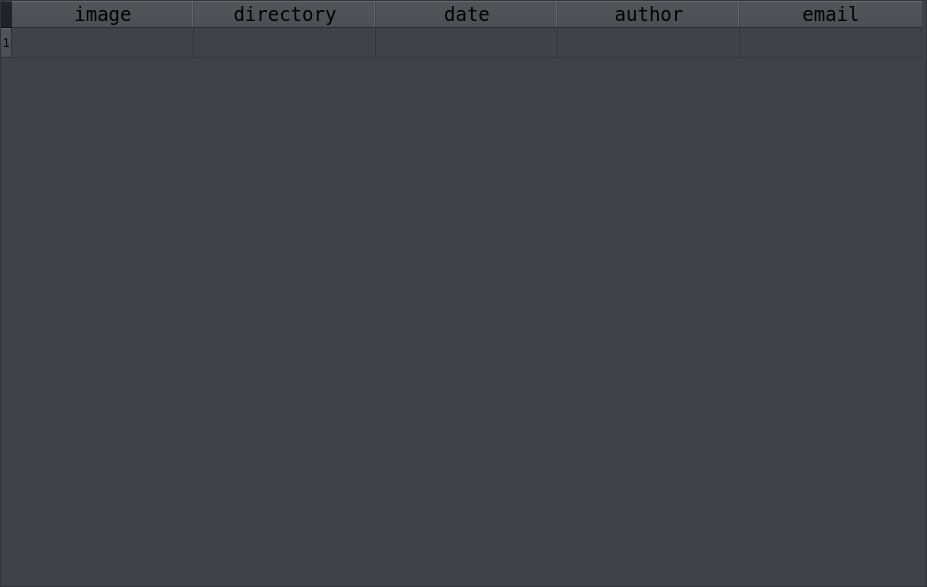
<?xml version="1.0" encoding="UTF-8"?>
<ui version="4.0">
 <class>Dialog</class>
 <widget class="QDialog" name="Dialog">
  <property name="geometry">
   <rect>
    <x>0</x>
    <y>0</y>
    <width>927</width>
    <height>587</height>
   </rect>
  </property>
  <property name="minimumSize">
   <size>
    <width>927</width>
    <height>587</height>
   </size>
  </property>
  <property name="maximumSize">
   <size>
    <width>927</width>
    <height>587</height>
   </size>
  </property>
  <property name="windowTitle">
   <string>Select the settings</string>
  </property>
  <property name="styleSheet">
   <string notr="true">background: rgb(23, 27, 33)</string>
  </property>
  <widget class="QTableWidget" name="tableWidget">
   <property name="geometry">
    <rect>
     <x>0</x>
     <y>0</y>
     <width>927</width>
     <height>587</height>
    </rect>
   </property>
   <property name="minimumSize">
    <size>
     <width>927</width>
     <height>587</height>
    </size>
   </property>
   <property name="maximumSize">
    <size>
     <width>927</width>
     <height>587</height>
    </size>
   </property>
   <property name="font">
    <font>
     <family>Terminal</family>
     <pointsize>14</pointsize>
    </font>
   </property>
   <property name="styleSheet">
    <string notr="true">background-color: rgb(63, 67, 73);
selection-color: rgb(47, 62, 59);
alternate-background-color: rgb(43, 47, 53);
</string>
   </property>
   <property name="frameShape">
    <enum>QFrame::StyledPanel</enum>
   </property>
   <property name="frameShadow">
    <enum>QFrame::Raised</enum>
   </property>
   <property name="lineWidth">
    <number>2</number>
   </property>
   <property name="midLineWidth">
    <number>1</number>
   </property>
   <property name="alternatingRowColors">
    <bool>true</bool>
   </property>
   <property name="wordWrap">
    <bool>true</bool>
   </property>
   <property name="cornerButtonEnabled">
    <bool>true</bool>
   </property>
   <property name="rowCount">
    <number>1</number>
   </property>
   <property name="columnCount">
    <number>5</number>
   </property>
   <attribute name="horizontalHeaderVisible">
    <bool>true</bool>
   </attribute>
   <attribute name="horizontalHeaderCascadingSectionResizes">
    <bool>false</bool>
   </attribute>
   <attribute name="horizontalHeaderDefaultSectionSize">
    <number>182</number>
   </attribute>
   <attribute name="horizontalHeaderHighlightSections">
    <bool>false</bool>
   </attribute>
   <attribute name="horizontalHeaderStretchLastSection">
    <bool>false</bool>
   </attribute>
   <attribute name="verticalHeaderHighlightSections">
    <bool>false</bool>
   </attribute>
   <attribute name="verticalHeaderShowSortIndicator" stdset="0">
    <bool>false</bool>
   </attribute>
   <row/>
   <column>
    <property name="text">
     <string>image</string>
    </property>
    <property name="font">
     <font>
      <family>Terminal</family>
      <pointsize>14</pointsize>
     </font>
    </property>
   </column>
   <column>
    <property name="text">
     <string>directory</string>
    </property>
    <property name="font">
     <font>
      <family>Terminal</family>
      <pointsize>14</pointsize>
     </font>
    </property>
   </column>
   <column>
    <property name="text">
     <string>date</string>
    </property>
    <property name="font">
     <font>
      <family>Terminal</family>
      <pointsize>14</pointsize>
     </font>
    </property>
   </column>
   <column>
    <property name="text">
     <string>author</string>
    </property>
    <property name="font">
     <font>
      <family>Terminal</family>
      <pointsize>14</pointsize>
     </font>
    </property>
   </column>
   <column>
    <property name="text">
     <string>email</string>
    </property>
    <property name="font">
     <font>
      <family>Terminal</family>
      <pointsize>14</pointsize>
     </font>
    </property>
   </column>
  </widget>
 </widget>
 <resources/>
 <connections/>
</ui>
